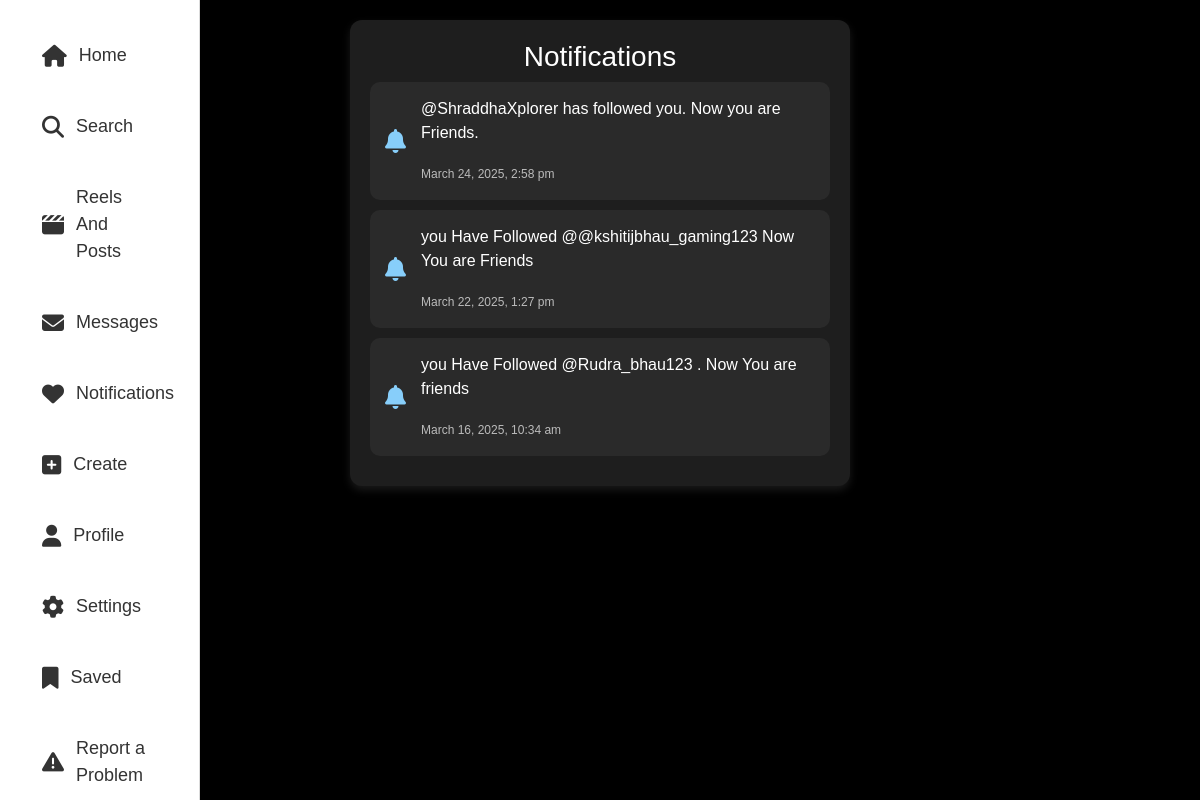
The page /notification.php (signed in) on the database its author committed.
### tables this page shows
CREATE TABLE `notifications` (
  `id` int(11) NOT NULL,
  `sender_id` int(11) NOT NULL,
  `receiver_id` int(11) NOT NULL,
  `message` text NOT NULL,
  `created_at` timestamp NOT NULL DEFAULT current_timestamp()
);

### notification.php (the view, shortened to what this page needs)
<?php
include "db_config.php";
$loggedInUserId = $_SESSION['user_id'];
$query = "SELECT message, created_at FROM notifications WHERE receiver_id = ? ORDER BY created_at DESC";
$stmt = $conn->prepare($query);
$stmt->bind_param("i", $loggedInUserId);
$stmt->execute();
$result = $stmt->get_result();
function timeAgo($datetime) {
    $timestamp = strtotime($datetime);
    $difference = time() - $timestamp;
    return date("F j, Y, g:i a", $timestamp);
}
?>
<!DOCTYPE html>
<html lang="en">
<head>
    <link rel="stylesheet" href="https://cdn.jsdelivr.net/npm/bootstrap@5.3.0/dist/css/bootstrap.min.css">
    <link rel="stylesheet" href="https://cdnjs.cloudflare.com/ajax/libs/font-awesome/6.4.2/css/all.min.css">
</head>
<body>
<div class="container-fluid">
    <div class="row">
        <div class="col-4 col-md-3 col-lg-2 sidebar d-none d-md-block">
            <a href="mainPage.php"><i class="fa-solid fa-house"></i> Home</a>
            <a href="#"><i class="fa-solid fa-magnifying-glass"></i> Search</a>
            <a href="fetch_posts.php"><i class="fa-solid fa-clapperboard"></i> Reels And Posts</a>
            <a href="#"><i class="fa-solid fa-envelope"></i> Messages</a>
            <a href="notification.php"><i class="fa-solid fa-heart"></i> Notifications</a>
            <a href="#"><i class="fa-solid fa-plus-square"></i> Create</a>
            <a href="profile.php"><i class="fa-solid fa-user"></i> Profile</a>
            <a href="settings.php"><i class="fa-solid fa-gear"></i> Settings</a>
            <a href="#"><i class="fa-solid fa-bookmark"></i> Saved</a>
            <a href="#"><i class="fa-solid fa-triangle-exclamation"></i> Report a Problem</a>
        </div>
    </div>
</div>
    <div class="notification-container">
        <h3 class="text-center">Notifications</h3>
        <?php if ($result->num_rows > 0) { ?>
            <?php while ($row = $result->fetch_assoc()) { ?>
                <div class="notification">
                    <i class="fa-solid fa-bell"></i>
                    <div>
                        <p><?php echo $row['message']; ?></p>
                        <small><?php echo timeAgo($row['created_at']); ?></small>
                    </div>
                </div>
            <?php } ?>
        <?php } else { ?>
            <p class="text-center">No Notifications Yet!</p>
        <?php } ?>
    </div>
</body>
</html>

### notification.php (style rules this page uses)
body { background-color: black; color: white; font-family: Arial, sans-serif; }
.notification-container { max-width: 500px; margin: 20px auto; background: #1e1e1e; padding: 20px; border-radius: 12px; box-shadow: 0 4px 8px rgba(255, 255, 255, 0.1); }
.notification { display: flex; align-items: center; gap: 15px; padding: 15px; border-radius: 10px; background: #2a2a2a; margin-bottom: 10px; transition: transform 0.3s, background 0.3s; }
.notification i { color: lightskyblue; font-size: 24px; }
.notification small { color: #bbb; font-size: 12px; }
.sidebar { height: 100vh; background: white; border-right: 1px solid #dbdbdb; padding: 20px; position: fixed; }
.sidebar a { display: flex; align-items: center; gap: 12px; padding: 22px; font-size: 18px; color: #333; text-decoration: none; border-radius: 10px; transition: all 0.3s; }
.sidebar a i { font-size: 22px; }

### rows shown on the page
notifications: message "@ShraddhaXplorer has followed you. Now you are Friends.", created_at "March 24, 2025, 2:58 pm"
notifications: message "you Have Followed @@kshitijbhau_gaming123 Now You are Friends", created_at "March 22, 2025, 1:27 pm"
notifications: message "you Have Followed @Rudra_bhau123 . Now You are friends", created_at "March 16, 2025, 10:34 am"
